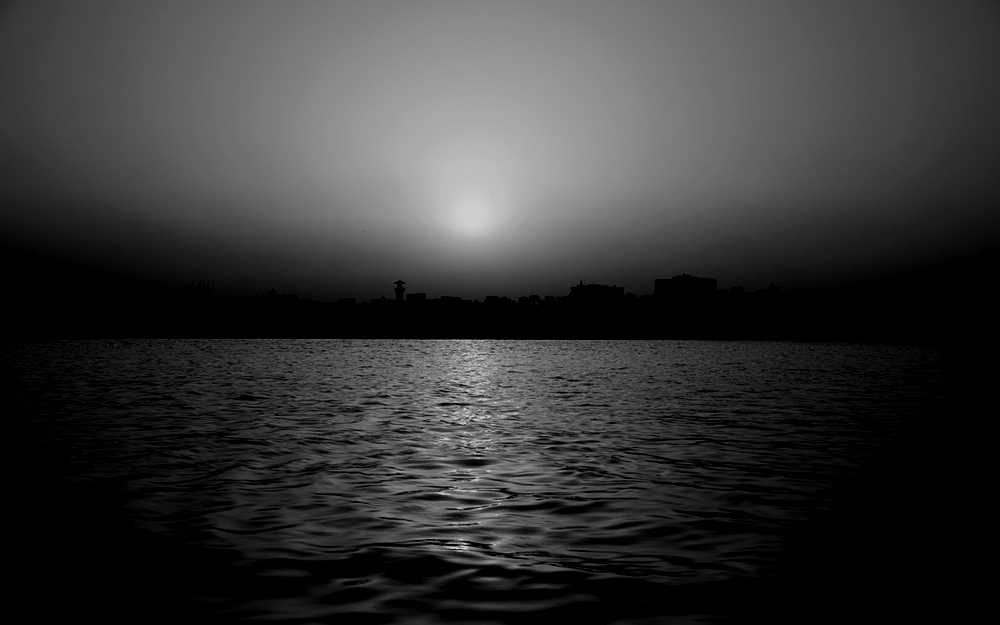
#> input picture processamentoImagensMaterial/folha_rosto.png, 1000 x 625 px, given in place of domino.png, which was not available
$ python rotacao_imagem.py
#> lines starting #> are read from the running program, lines starting #| are printed output that depends on the picture; pictures that were not available may be replaced by others from this repository, and a replacement may not be noted
### processamentoImagensMaterial/Imagem.py
from PIL import Image

# [21 lines left out: function getMatrizImagemColorida, not called in this run]

# [16 lines of commented-out code are left out]

def getMatrizImagemCinza(nome_imagem):
#> called with nome_imagem = 'domino.png'
    im = Image.open(nome_imagem)
#> im is the input picture: PIL image 1000x625 L; min 0, max 205, mean 54.5
    (largura, altura) = im.size
#> largura = 1000; altura = 625
    matrizC = []
    pixels = list(im.getdata())
#> pixels = 625000 items

    for i in range(altura):
        matrizC.append([-1] * largura)
    k = 0
    for i in range(altura):
        for j in range(largura):
            matrizC[i][j] = pixels[k]
            k = k + 1
#> after the loop, k = 625000; matrizC = 625 items
    return matrizC

# [9 lines left out: function salvaImagemColorida, not called in this run]


def salvaImagemCinza(nome_imagem, matrizC):
    dimensao = (len(matrizC[0]), len(matrizC))
    im = Image.new("L", dimensao)
    dados = []
    for i in range(dimensao[1]):
        for j in range(dimensao[0]):
            dados.append(matrizC[i][j])

    im.putdata(dados)
    im.save(nome_imagem)

### processamentoImagensMaterial/rotacao_imagem.py
import Imagem

def gira90(matriz: list) -> list:
    lin = len(matriz)
    col = len(matriz[0])

    #criando a matriz rotacionada vazia
    rotacao = []
    for i in range(col):
        rotacao.append([0] * lin)

    for i in range(lin):
        for j in range(col):
            rotacao[j][lin - i - 1] = matriz[i][j]

    return rotacao


if __name__ == "__main__":
    imagem = Imagem.getMatrizImagemCinza("domino.png")
#> imagem = 625 items
    resp = gira90(imagem)
#> in gira90, `lin = len(matriz)`: lin = 625
#> in gira90, `col = len(matriz[0])`: col = 1000
#> after the loop in gira90, `for i in range(col):`: rotacao = 1000 items
#> resp = 1000 items
    Imagem.salvaImagemCinza("domino_girado.png", resp)
#> in salvaImagemCinza, `dimensao = (len(matrizC[0]), len(matrizC))`: dimensao = (625, 1000)
#> in salvaImagemCinza, `im = Image.new("L", dimensao)`: im: PIL image 625x1000 L; every value is 0
#> after the loop in salvaImagemCinza, `for i in range(dimensao[1]):`: dados = 625000 items
#> in salvaImagemCinza, `im.putdata(dados)`:
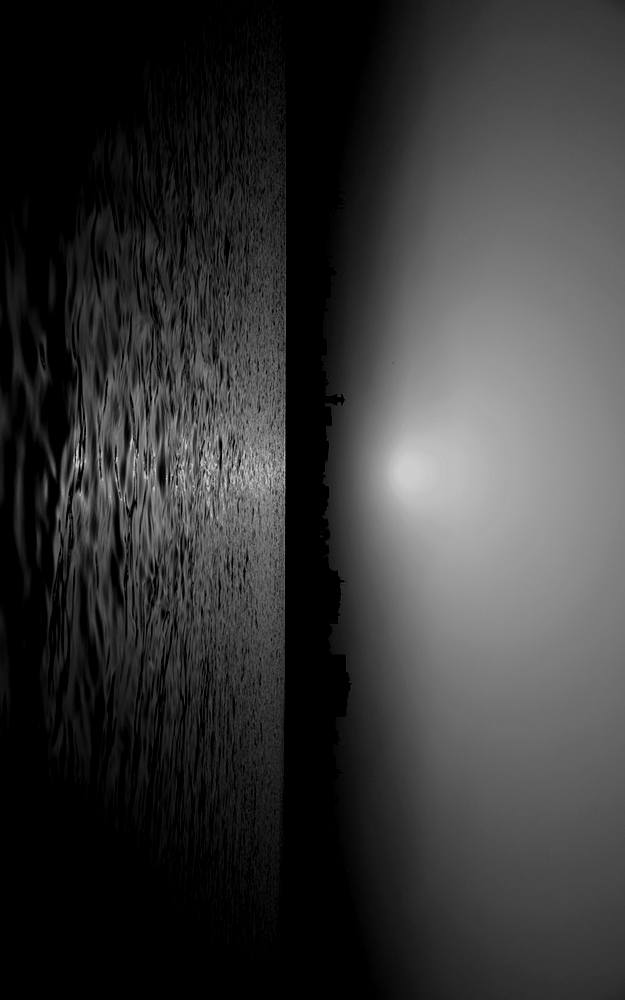
#> im: PIL image 625x1000 L; min 0, max 205, mean 54.5


$ run again, on processamentoImagensMaterial/naturezaCinza.jpg
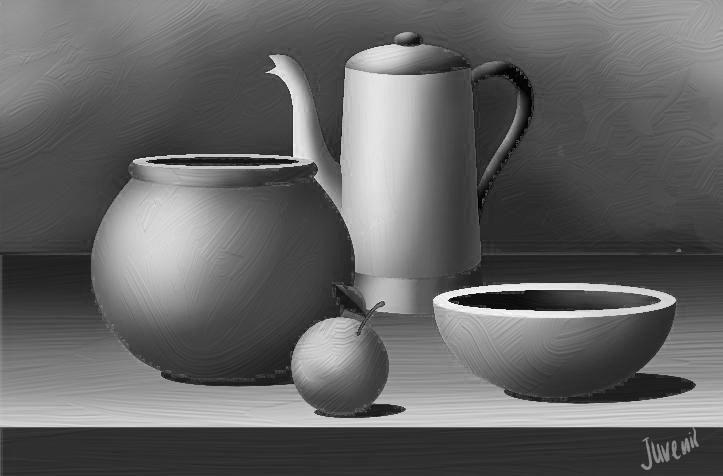
#> input picture processamentoImagensMaterial/naturezaCinza.jpg, 723 x 476 px, given in place of domino.png, which was not available
#> in getMatrizImagemCinza, im is the input picture: PIL image 723x476 L; min 0, max 255, mean 100.4
#> pixels = 344148 items
#> after the loop in getMatrizImagemCinza, `for i in range(altura):`: k = 344148; matrizC = 476 items
#> lin = 476
#> col = 723
#> after the loop in gira90, `for i in range(col):`: rotacao = 723 items
#> dimensao = (476, 723)
#> after the loop in salvaImagemCinza, `for i in range(dimensao[1]):`: dados = 344148 items
#> in salvaImagemCinza, `im.putdata(dados)`:
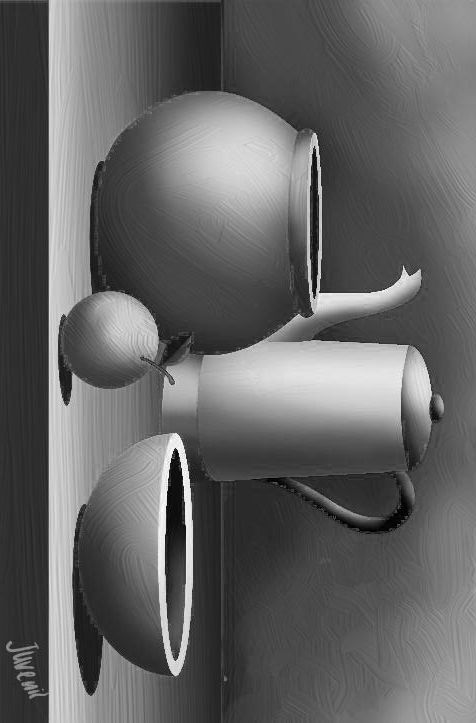
#> im: PIL image 476x723 L; min 0, max 255, mean 100.4
